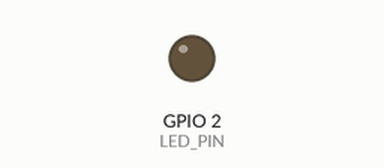
Recording of a sketch running on a simulated ESP32. On the bench: output pins drawn as LEDs (lit = HIGH). WiFi joins after 1.5 s; servers stay silent unless stated; uploads are accepted with an empty reply; what the sketch prints to the serial monitor is not drawn.

Above: at 1.8 s.
Timing chart, 0 to 3.3 s (numbered marks = the images above):
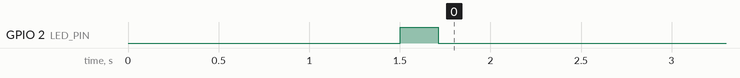

Measured:
- by itself, GPIO 2 (LED_PIN): HIGH → LOW at 1.7 s

The sketch:

ESP32_BULB.ino
```cpp
#include "esp_camera.h"
#include "soc/soc.h"
#include "soc/rtc_cntl_reg.h"
#include <Arduino.h>
#include <WiFi.h>
#include <HTTPClient.h>
#include <WiFiClientSecure.h>
#include "base64.h"
#include <ArduinoJson.h>

// WiFi credentials

const char *ssid = "cs145";
const char *password = "password";

// Device ID for database
const char *deviceID = "...";

// Server and endpoints
const String host = "...";
const int httpPort = 80;
String getPath = "/api/get-flood-status/";
String postPath = "/api/upload-image/";
String fullPostPath = postPath + String(deviceID);

// Authentication
const char *token = "...";

// LED PIN
const int LED_PIN = 2;

// WiFi client
// WiFiClientSecure client;
WiFiClient client;

// HTTP Client
HTTPClient http;

bool getFloodStatus() {
  String serverUrl = host + ":" + String(httpPort) + getPath + "?pair_id=" + String(deviceID);
  Serial.print("Getting from ");
  Serial.println(serverUrl);

  if (WiFi.status() != WL_CONNECTED) {
    Serial.println("Not connected to WiFi");
    return false;
  }

  // client.setInsecure();
  http.begin(client, serverUrl);
  http.addHeader("Authorization", "Bearer " + String(token));

  // Send HTTP GET request
  int response = http.GET();
  String payload = "{}";
  StaticJsonDocument<200> doc;
  DeserializationError error;

  if (response > 0) {
    Serial.print("HTTP Response Code: ");
    Serial.println(response);
    payload = http.getString();
    Serial.print("Payload: ");
    Serial.println(payload);

    // Parse the JSON reading
    error = deserializeJson(doc, payload);
  }
  else {
    Serial.print("Error code: ");
    Serial.println(response);
    return false;
  }

  // Free resources
  http.end();

  // Check if parsing of JSON is successful
  if (error) {
    Serial.print("Deserialization of JSON failed: ");
    Serial.println("error.f_str()");
    return "false";
  }

  const char* status = doc["status"];

  // Check status of response
  if (strcmp(status, "success") == 0) {
    const char* indicatorStr = doc["indicator"];
    bool indicator = (strcmp(indicatorStr, "true") == 0);

    Serial.print("Flood Indicator: ");
    Serial.println(indicator);

    return indicator;
  }
  else {
    const char* errorMessage = doc["message"];
    Serial.print("An error occured: ");
    Serial.println(errorMessage);

    return false;
  }
}

void setup() {
  // put your setup code here, to run once:
  WRITE_PERI_REG(RTC_CNTL_BROWN_OUT_REG, 0);
  Serial.begin(115200);

  // Connect to wifi
  WiFi.mode(WIFI_STA);
  WiFi.begin(ssid, password);
  WiFi.setSleep(false);

  Serial.print("WiFi connecting");
  while (WiFi.status() != WL_CONNECTED) {
    delay(500);
    Serial.print(".");
  }

  Serial.println("");
  Serial.println("WiFi connected");
  Serial.print("WiFi IP:");
  Serial.println(WiFi.localIP());

  // Setup LED light
  pinMode(LED_PIN, OUTPUT);
  digitalWrite(LED_PIN, HIGH);

  Serial.println("Staring ESP32-Cam Loop");
}

void loop() {
  // put your main code here, to run repeatedly:
  Serial.println();
  bool status = getFloodStatus();
  Serial.print("Flood Status (in loop): ");
  Serial.println(status);

  if(status == true) {
    digitalWrite(LED_PIN, LOW);
    Serial.println("Successfully turned on LED light");
  } else {
    digitalWrite(LED_PIN, HIGH);
    Serial.println("Successfully turned off LED light");
  }

  delay(1000);
}
```
